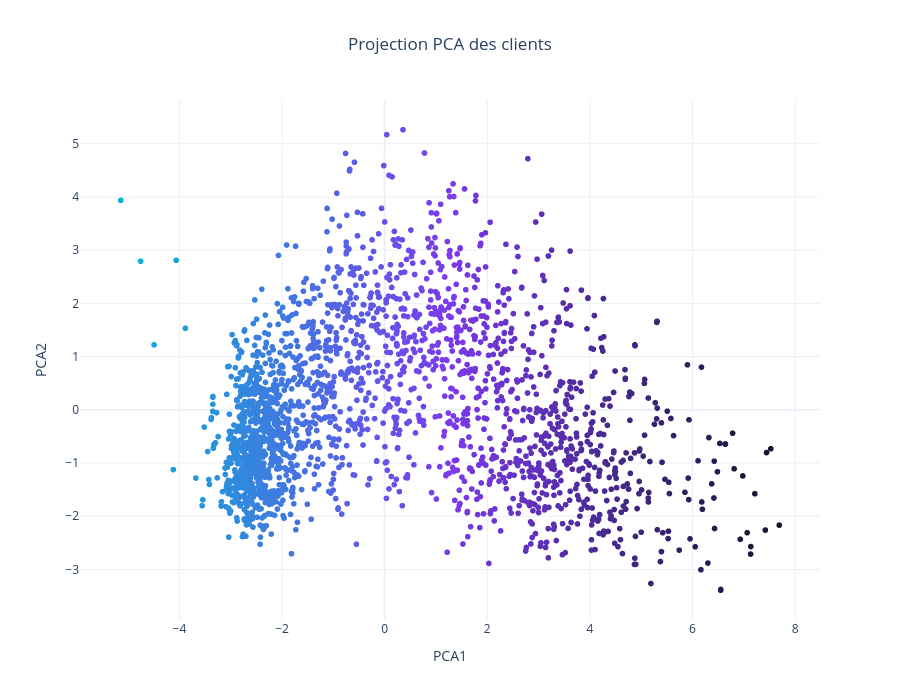

Write notebook code for a chart like this one.
### Code cell
# ============================================
# VISUALISATION PCA
# ============================================

fig = px.scatter(
    pca_df,

    x="PCA1",
    y="PCA2",

    color="PCA1",

    color_continuous_scale=[
        "#06B6D4",
        "#7C3AED",
        "#0F172A"
    ],

    title="Projection PCA des clients"
)

fig.update_layout(
    template="plotly_white",

    height=700,

    title_x=0.5,

    coloraxis_showscale=False
)

fig.show()

### Figure 1 — Plotly figure (JSON) as saved in the notebook; plotly's stock layout.template omitted (floating-point values rounded to 4 significant figures; data arrays with more than 128 entries replaced by an {"elided": "..."} marker saying what was removed)
{"data": [{"hovertemplate": "PCA1=%{marker.color}<br>PCA2=%{y}<extra></extra>", "legendgroup": "", "marker": {"color": {"elided": "2240 float values"}, "coloraxis": "coloraxis", "symbol": "circle"}, "mode": "markers", "name": "", "showlegend": false, "type": "scattergl", "x": {"elided": "2240 float values"}, "xaxis": "x", "y": {"elided": "2240 float values"}, "yaxis": "y"}], "layout": {"coloraxis": {"colorbar": {"title": {"text": "PCA1"}}, "colorscale": [[0, "#06B6D4"], [0.5, "#7C3AED"], [1, "#0F172A"]], "showscale": false}, "height": 700, "legend": {"tracegroupgap": 0}, "title": {"text": "Projection PCA des clients", "x": 0.5}, "xaxis": {"anchor": "y", "domain": [0, 1], "title": {"text": "PCA1"}}, "yaxis": {"anchor": "x", "domain": [0, 1], "title": {"text": "PCA2"}}}}
